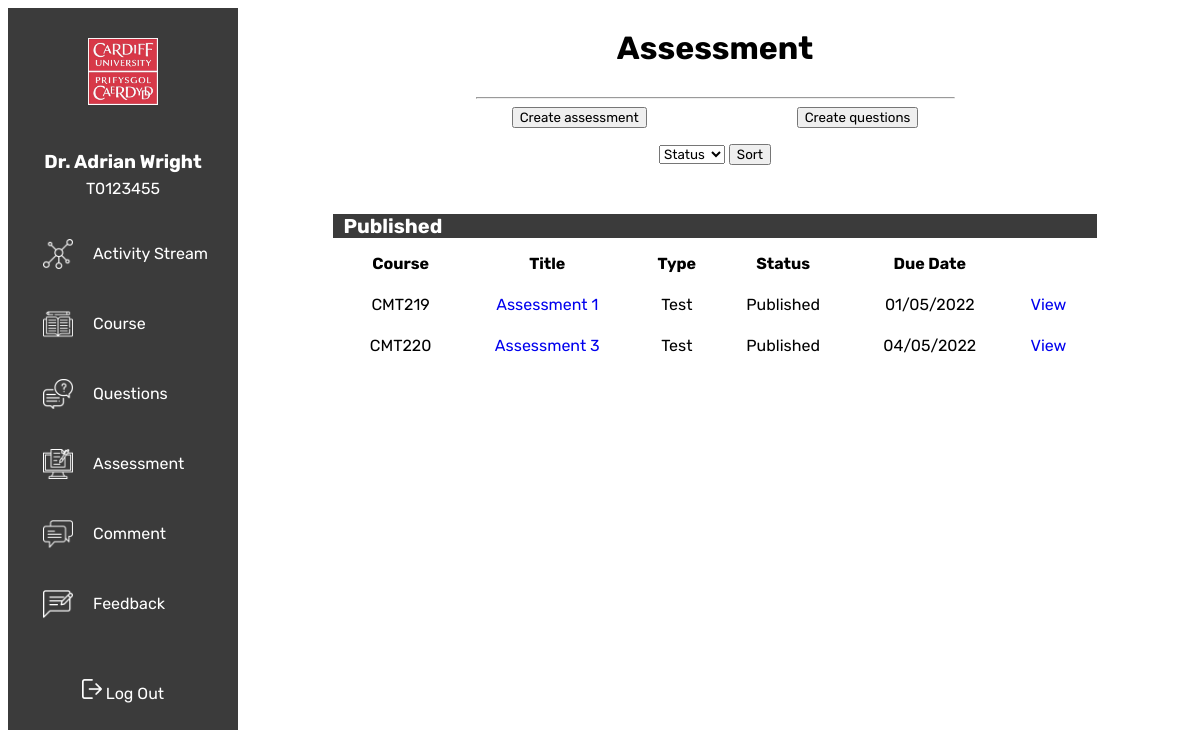
/assessment, run on the app's committed database.
### aat/models.py (models this page shows, shortened)
class Assessments(db.Model):
    id = db.Column(db.Integer, primary_key=True)
    course_code = db.Column(db.String, db.ForeignKey('courses.courseCode'), nullable=False)
    assessmenttitle = db.Column(db.Text, nullable=False)
    assessmenttype = db.Column(db.Text, nullable=False)
    duedate = db.Column(db.String, nullable=True)
    duedatetime = db.Column(db.String, nullable=True)
    timelimit = db.Column(db.Integer, nullable=True)
    totalmark = db.Column(db.Integer, nullable=False, default=100)
    retake = db.Column(db.Boolean, default=True)
    status = db.Column(db.String, nullable=False)
    assessmentT1Qs = db.relationship('Type1Questions', backref='assessments', lazy=True)
    assessmentT2Qs = db.relationship('Type2Questions', backref='assessments', lazy=True)
    comments = db.relationship('Comments', backref = 'assessments', lazy=True)

### aat/routes.py (the view)
@app.route("/assessment", methods=['GET','POST'])
def assessment():
    allassessments = Assessments.query.order_by(Assessments.course_code, Assessments.status, Assessments.duedate).all()
    allcourses = Courses.query.order_by(Courses.courseCode).all()
    sortassessment = sortAssessment(sorttype='Status')
    sortBy = sortassessment.sorttype.data
    if request.method == 'POST':
        if request.form.get("assessment") == 'Create assessment':
            return redirect(url_for('addassessment'))
        elif request.form.get("assessment") == "Create questions":
            return redirect(url_for('question'))
    return render_template("assessment.html", allassessments=allassessments, allcourses=allcourses, sortassessment=sortassessment, sortBy=sortBy)

### aat/forms.py
class sortAssessment(FlaskForm):
    sorttype = SelectField('Sort By', choices=[('Course','Course'), ('Status','Status')])
    sort = SubmitField('Sort')

### aat/templates/assessment.html (shortened to what this page needs)
{% extends 'layout.html' %}
{% block header %}Assessment{% endblock %}
{% block content %}
<div class="assessment_page">
    <div class="assessment_page_btn">
        <div>
            <form method="POST" action="">
                <input type="submit" name="assessment" value="Create assessment">
            </form>
        </div>
        <div>
            <form method="POST" action="">
                <input type="submit" name="assessment" value="Create questions">
            </form>
        </div>
    </div>
    <div class="sortassessment">
        <form method="POST" action="">
            <p>{{ sortassessment.sorttype }} {{ sortassessment.sort }}</p>
        </form>
    </div>
    {% if sortBy == 'Status'%}
    <div class="assessmentlist">
        {% for assessment in allassessments %}
            {% if assessment.status == 'Published' %}
                <div id='published'>
                    <h5>Published</h5>
                    <table>
                        <th>Course</th>
                        <th>Title</th>
                        <th>Type</th>
                        <th>Status</th>
                        <th>Due Date</th>
            {% endif %}
        {% endfor %}
        {% for assessment in allassessments %}
            {% if assessment.status == 'Published' %}
                    <tr>
                        <td>{{ assessment.course_code }}</td>
                        <td><a href="previewassessment/{{ assessment.id }}">{{ assessment.assessmenttitle }}</a></td>
                        <td>{{ assessment.assessmenttype }}</td>
                        <td>{{ assessment.status }}</td>
                        <td>{{ assessment.duedate }}</td>
                        <td><a href="previewassessment/{{ assessment.id }}">View</a></td>
                    </tr>
            {% endif %}
        {% endfor %}
                    </table>
                </div>
        </div>
    </div>
    {% endif %}
</div>
{% endblock content %}

### aat/static/style.css (style rules this page uses)
* { font-family: "Rubik", sans-serif; }
a { text-decoration: none; }
.assessment_page { display: flex; flex-direction: column; width: 100%; align-items: center; }
.assessment_page_btn { display: flex; flex-direction: row; align-items: flex-start; justify-content: center; gap: 150px; }
.assessmentlist { display: flex; flex-direction: column; justify-content: center; align-content: center; align-items: center; width:80%; }
#published, #draft, #course { display: flex; width: 100%; flex-direction: column; justify-content: center; }
#published h5, #draft h5, #course h5 { font-size: 20px; margin-bottom: -5px; background-color: rgb(59, 59, 59); color: white; padding-left: 10px; }
table { border-spacing: 20px; text-align: center; }

### data on the page
Assessments: shows "Published", course_code "CMT219", assessmenttitle "Assessment 1", assessmenttype "Test", status "Published", duedate "01/05/2022"
Assessments: course_code "CMT220", assessmenttitle "Assessment 3", assessmenttype "Test", status "Published", duedate "04/05/2022"
